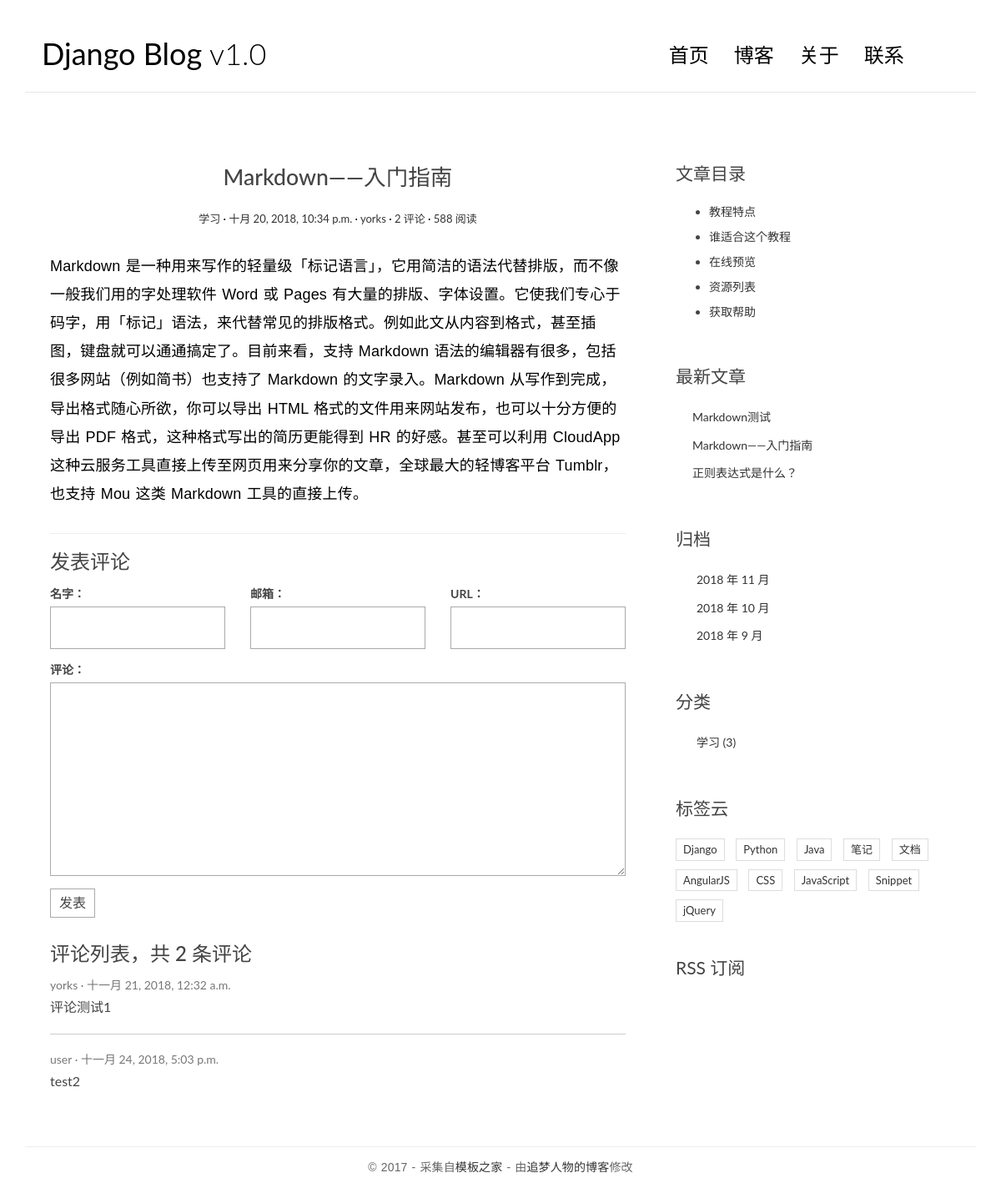
/post/5/, run on the app's committed database.
### blog/models.py (models this page shows, shortened)
class Post(models.Model):#文章
    title = models.CharField(max_length=70)
    body = models.TextField()
    created_time = models.DateTimeField()
    modified_time = models.DateTimeField()
    excerpt = models.CharField(max_length=200, blank=True)
    category = models.ForeignKey(Category)
    tags = models.ManyToManyField(Tag, blank=True)
    author = models.ForeignKey(User)
    def get_absolute_url(self):
        return reverse('blog:detail', kwargs={'pk': self.pk})

class Category(models.Model):#分类
    name = models.CharField(max_length=100)

### comments/models.py (models this page shows, shortened)
class Comment(models.Model):
    name = models.CharField(max_length=100)
    email = models.EmailField(max_length=255)
    url = models.URLField(blank=True)
    text = models.TextField()
    created_time = models.DateTimeField(auto_now_add=True)
    post = models.ForeignKey('blog.Post')

### blog/views.py (the view)
# urls.py: url(r'^post/(?P<pk>[0-9]+)/$', views.detail, name='detail'),
def detail(request, pk):
    post = get_object_or_404(Post, pk=pk)
    post.body = markdown.markdown(post.body,
                                  extensions=[
                                     'markdown.extensions.extra',
                                     'markdown.extensions.codehilite',
                                     'markdown.extensions.toc',
                                  ])
    form = CommentForm()
    comment_list = post.comment_set.all()
    context = {'post': post,
               'form': form,
               'comment_list': comment_list
               }
    return render(request, 'blog/detail.html', context=context)

### templates/blog/detail.html (shortened to what this page needs)
﻿{% extends 'base.html' %}
                    {% block main %}
                    <article class="post post-{{ post.pk }}">
                        <header class="entry-header">
                            <h1 class="entry-title">{{ post.title }}</h1>
                            <div class="entry-meta">
                                <span class="post-category"><a href="#">{{ post.category.name }}</a></span>
                                <span class="post-date">
                                    <a href="#">
                                        <time class="entry-date"
                                              datetime="{{ post.created_time }}">{{ post.created_time }}</time>
                                    </a>
                                </span>
                                <span class="post-author"><a href="#">{{ post.author }}</a></span>
                                <span class="comments-link"><a href="#">{{ post.comment_set.count }} 评论</a></span>
                                <span class="views-count"><a href="#">588 阅读</a></span>
                            </div>
                        </header>
                        <div class="entry-content clearfix">
                            {{ post.body|safe }}
                        </div>
                    </article>
                    <section class="comment-area" id="comment-area">
                        <hr>
                        <h3>发表评论</h3>
                        <form action="{% url 'comments:post_comment' post.pk %}" method="post" class="comment-form">
                            <div class="row">
                                <div class="col-md-4">
                                    <label for="{{ form.name.id_for_label }}">名字：</label>
                                    {{ form.name }}
                                </div>
                                <div class="col-md-4">
                                    <label for="{{ form.email.id_for_label }}">邮箱：</label>
                                    {{ form.email }}
                                </div>
                                <div class="col-md-4">
                                    <label for="{{ form.url.id_for_label }}">URL：</label>
                                    {{ form.url }}
                                </div>
                                <div class="col-md-12">
                                    <label for="{{ form.text.id_for_label }}">评论：</label>
                                    {{ form.text }}
                                    <button type="submit" class="comment-btn">发表</button>
                                </div>
                            </div>
                        </form>
                        <div class="comment-list-panel">
                            <h3>评论列表，共 <span>{{ post.comment_set.count }}</span> 条评论</h3>
                            <ul class="comment-list list-unstyled">
                                {% for comment in comment_list %}
                                <li class="comment-item">
                                    <span class="nickname">{{ comment.name }}</span>
                                    <time class="submit-date">{{ comment.created_time }}</time>
                                    <div class="text">
                                        {{ comment.text }}
                                    </div>
                                </li>
                                {% empty %}
                                暂无评论
                                {% endfor %}
                            </ul>
                        </div>
                    </section>
                    {% endblock main %}
                    {% block toc %}
                    <div class="widget widget-content">
                        <h3 class="widget-title">文章目录</h3>
                        <ul>
                            <li>
                                <a href="#">教程特点</a>
                            </li>
                            <li>
                                <a href="#">谁适合这个教程</a>
                            </li>
                            <li>
                                <a href="#">在线预览</a>
                            </li>
                            <li>
                                <a href="#">资源列表</a>
                            </li>
                            <li>
                                <a href="#">获取帮助</a>
                            </li>
                        </ul>
                    </div>
                    {% endblock toc %}

### templates/base.html (shortened to what this page needs)
﻿{% load staticfiles %}
{% load blog_tags %}
<!DOCTYPE html>
<html>
<head>
    <link rel="stylesheet" href="http://code.ionicframework.com/ionicons/2.0.1/css/ionicons.min.css">
    <link rel="stylesheet" href="{% static 'blog/css/bootstrap.min.css' %}">
    <link rel="stylesheet" href="{% static 'blog/css/pace.css' %}">
    <link rel="stylesheet" href="{% static 'blog/css/custom.css' %}">
    <link rel="stylesheet" href="{% static 'blog/css/highlights/github.css' %}">
</head>
<body>
    <div class="container">
        <header id="site-header">
            <div class="row">
                <div class="col-md-4 col-sm-5 col-xs-8">
                    <div class="logo">
                        <h1><a href="{% url 'blog:index' %}"><b>Django Blog</b> v1.0</a></h1>
                    </div>
                </div>
                <div class="col-md-8 col-sm-7 col-xs-4">
                    <nav class="main-nav" role="navigation">
                        <div class="collapse navbar-collapse" id="bs-example-navbar-collapse-1">
                            <ul class="nav navbar-nav navbar-right">
                                <li class="cl-effect-11"><a href="{% url 'blog:index' %}" data-hover="首页">首页</a></li>
                                <li class="cl-effect-11"><a href="full-width.html" data-hover="博客">博客</a></li>
                                <li class="cl-effect-11"><a href="about.html" data-hover="关于">关于</a></li>
                                <li class="cl-effect-11"><a href="contact.html" data-hover="联系">联系</a></li>
                            </ul>
                        </div>
                    </nav>
                </div>
            </div>
        </header>
    </div>
    <div class="content-body">
        <div class="container">
            <div class="row">
                <main class="col-md-8">
                    {% block main %}
                    {% endblock main %}
                </main>
                <aside class="col-md-4">
                    {% block toc %}
                    {% endblock toc %}
                    <div class="widget widget-recent-posts">
                        <h3 class="widget-title">最新文章</h3>
                        {% get_recent_posts as recent_post_list %}
                        <ul>
                            {% for post in recent_post_list %}
                            <li>
                                <a href="{{ post.get_absolute_url }}">{{ post.title }}</a>
                            </li>
                            {% empty %}
                            暂无文章！
                            {% endfor %}
                        </ul>
                    </div>
                    <div class="widget widget-archives">
                        <h3 class="widget-title">归档</h3>
                        {% archives as date_list %}
                        <ul>
                            {% for date in date_list %}
                            <li>
                                <a href="{% url 'blog:archives' date.year date.month %}">
                                    {{ date.year }} 年 {{ date.month }} 月
                                </a>
                            </li>
                            {% empty %}
                            暂无归档
                            {% endfor %}
                        </ul>
                    </div>
                    <div class="widget widget-category">
                        <h3 class="widget-title">分类</h3>
                        {% get_categories as category_list %}
                        <ul>
                            {% for category in category_list %}
                            <li>
                                <a href="{% url 'blog:category' category.pk %}">
                                    {{ category.name }}
                                    <span class="post-count">({{ category.post_set.count }})</span>
                                </a>
                            </li>
                            {% empty %}
                            暂无分类
                            {% endfor %}
                        </ul>
                    </div>
                    <div class="widget widget-tag-cloud">
                        <h3 class="widget-title">标签云</h3>
                        <ul>
                            <li>
                                <a href="#">Django</a>
                            </li>
                            <li>
                                <a href="#">Python</a>
                            </li>
                            <li>
                                <a href="#">Java</a>
                            </li>
                            <li>
                                <a href="#">笔记</a>
                            </li>
                            <li>
                                <a href="#">文档</a>
                            </li>
                            <li>
                                <a href="#">AngularJS</a>
                            </li>
                            <li>
                                <a href="#">CSS</a>
                            </li>
                            <li>
                                <a href="#">JavaScript</a>
                            </li>
                            <li>
                                <a href="#">Snippet</a>
                            </li>
                            <li>
                                <a href="#">jQuery</a>
                            </li>
                        </ul>
                    </div>
                    <div class="rss">
                        <a href=""> RSS 订阅</a>
                    </div>
                </aside>
            </div>
        </div>
    </div>
    <footer id="site-footer">
        <div class="container">
            <div class="row">
                <div class="col-md-12">
                    <p class="copyright">
                        &copy 2017 - 采集自<a href="http://www.cssmoban.com/"
                                           target="_blank" title="模板之家">模板之家</a>
                        - 由<a href="http://zmrenwu.com/" title="网页模板" target="_blank">追梦人物的博客</a>修改
                    </p>
                </div>
            </div>
        </div>
    </footer>
</body>
</html>

### data on the page
Post: title "Markdown——入门指南", category.name "学习", created_time "十月 20, 2018, 10:34 p.m.", author "yorks", comment_set.count "2", body "Markdown 是一种用来写作的轻量级「标记语言」，它用简洁的语法代替排版，而不像一般我们用的字处理软件 Word 或 Pages 有大量的排版、字体设置。它使我们专心于码字，用「标记」语法，来代替常见的排版格式。例如此文从内容到格式，甚至插图，键盘就可以通通搞定了。目前来看，支持 Markdown 语法的编辑器有很多，包括很多网站（例如简书）也支持了 Markdown 的文字录入。Markdown 从写作到完成，导出格式随心所欲，你可以导出 HTML 格式的文件用来网站发布，也可以十分方便的导出 PDF 格式，这种格式写出的简历更能得到 HR 的好感。甚至可以利用 CloudApp 这种云服务工具直接上传至网页用来分享你的文章，全球最大的轻博客平台 Tumblr，也支持 Mou 这类 Markdown 工具的直接上传。"
Comment: name "yorks", created_time "十一月 21, 2018, 12:32 a.m.", text "评论测试1"
Comment: name "user", created_time "十一月 24, 2018, 5:03 p.m.", text "test2"
Post: title "Markdown测试"
Post: title "正则表达式是什么？"
Category: name "学习", post_set.count "3"

### other printed values
{{ date.year }} "2018" "2018" "2018"
{{ date.month }} "11" "10" "9"
